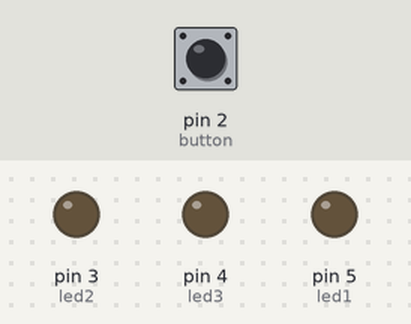
Bench run of a sketch on a simulated Arduino Uno, built with avr-gcc and run on an emulated ATmega328P. On the bench: output pins drawn as LEDs (lit = HIGH). The test bench sets the inputs (shaded band); at power-on: pin 2 (button) HIGH.

Above: at 1.2 s.
1.3 s: pin 2 (button) pulled LOW for 0.15 s
At 2.1 s:
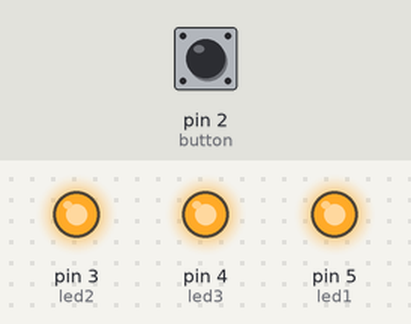
Timing chart, 0 to 4.3 s (numbered marks = the images above; inputs shaded):
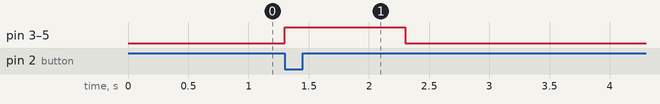

Measured:
- after the input at 1.3 s, pin 3 (led2), pin 4 (led3), pin 5 (led1): LOW → HIGH at once, → LOW 1.0 s later

The sketch:

copy_of_copy_of_1.ino
```cpp
// Code C++
//
// Definición de los pines de los LEDs y botón
const int led1 = 5;   // LED conectado al pin 5
const int led2 = 3;   // LED conectado al pin 3
const int led3 = 4;   // LED conectado al pin 4
const int button = 2; // Botón conectado al pin 2

// Variable para indicar si el botón está presionado
volatile bool buttonPressed = false;

void setup() {
  pinMode(led1, OUTPUT);
  pinMode(led2, OUTPUT);
  pinMode(led3, OUTPUT);
  pinMode(button, INPUT_PULLUP); // Configurar el pin del botón (Pulsador)

  // Configurar interrupción en el botón
  attachInterrupt(digitalPinToInterrupt(button), buttonInterrupt, FALLING);
}

void loop() {
  if (buttonPressed) {
    parpadeo(1000); // Parpadeo con una duración de 2 segundo (total 2 segundos)
    buttonPressed = false;
  }
}

// Función de interrupción
void buttonInterrupt() {
  // Actualizar la variable buttonPressed a true cuando el botón es presionado
  buttonPressed = true;
}

// Función para el parpadeo del LED
void parpadeo(int duration) {
  digitalWrite(led1, HIGH); // Encender el LED1
  digitalWrite(led2, HIGH); // Encender el LED2
  digitalWrite(led3, HIGH); // Encender el LED3
  delay(duration);          // Esperar la duración especificada
  digitalWrite(led1, LOW);  // Apagar el LED1
  digitalWrite(led2, LOW);  // Apagar el LED2
  digitalWrite(led3, LOW);  // Apagar el LED3
  delay(duration);          // Esperar la duración especificada
}
```
